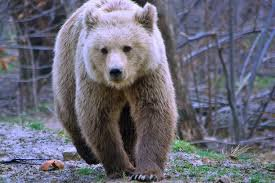
#> input picture dataset/bear/048d7b29e3.jpg, 275 x 183 px; its folder holds only this picture in this run
$ python build_signatures.py   (older library calls are emulated)
#> lines starting #> are read from the running program, lines starting #| are printed output that depends on the picture
### descripteurs.py
import cv2
from skimage.feature import graycomatrix, graycoprops
from mahotas.features import haralick
from BiT import bio_taxo

def glcm_gray(path):
#> called with path = 'dataset/bear/048d7b29e3.jpg'
    img = cv2.imread(path, 0)
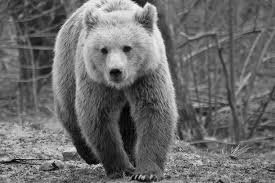
#> img: shape (183, 275); min 0, max 249, mean 107.1
    glcm = graycomatrix(img, [1], [0], 256, symmetric=True, normed=True)
    return [
        float(graycoprops(glcm, 'contrast')[0,0]),
        float(graycoprops(glcm, 'homogeneity')[0,0]),
        float(graycoprops(glcm, 'correlation')[0,0]),
        float(graycoprops(glcm, 'energy')[0,0]),
        float(graycoprops(glcm, 'ASM')[0,0])
    ]

def haralick_feat(path):
    img = cv2.imread(path, 0)
#> (the run stopped early here; a loop or call above may not have finished)

$ run again, on dataset/bee/0d562e4829.jpg
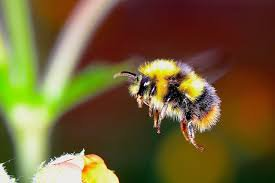
#> input picture dataset/bee/0d562e4829.jpg, 275 x 183 px
#> in glcm_gray, `img = cv2.imread(path, 0)`:
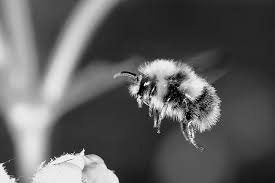
#> img: shape (183, 275); min 0, max 255, mean 94.7
